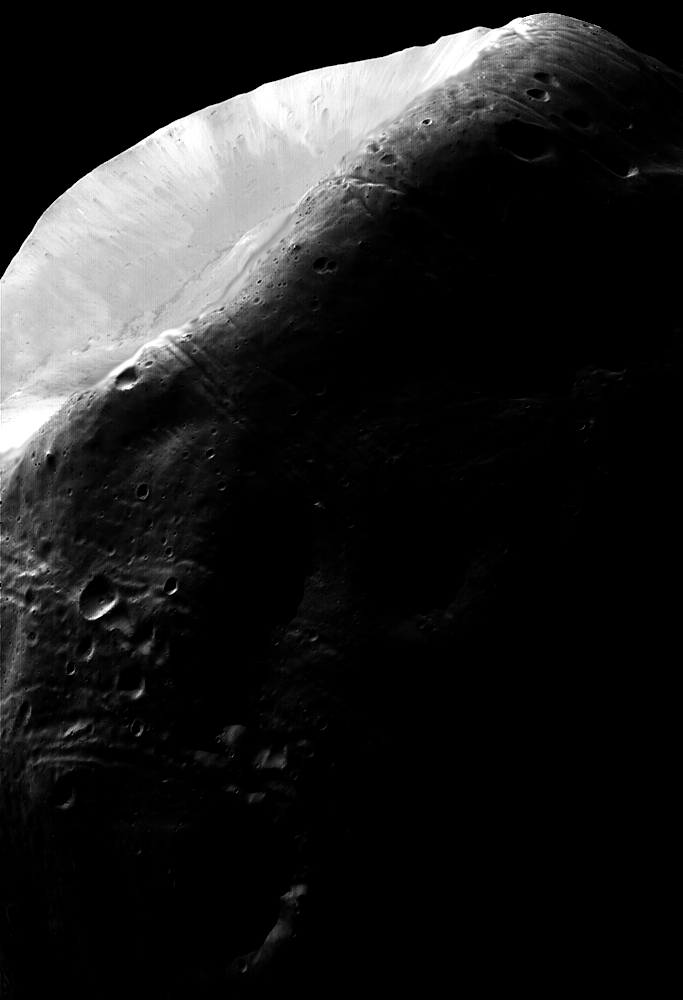
#> input picture Ativ5_HistEqualiz/Fig0323(a)(mars_moon_phobos).tif, 683 x 1000 px
$ python ativ5c_sketch.py
#> lines starting #> are read from the running program, lines starting #| are printed output that depends on the picture
"""
3. Aplicar a correspondência de histograma (matching) na imagem
   do slide 45 (moon).
"""

import matplotlib.pyplot as plt
import cv2

# Imagem default
path_img = 'Fig0323(a)(mars_moon_phobos).tif'

# [6 lines of commented-out code are left out]
img_orig = cv2.imread(path_img, cv2.IMREAD_GRAYSCALE)
#> img_orig is the input picture: shape (1000, 683); min 0, max 255, mean 31.7
cv2.imshow('Original', img_orig)

img_eqlzd = cv2.equalizeHist(img_orig)
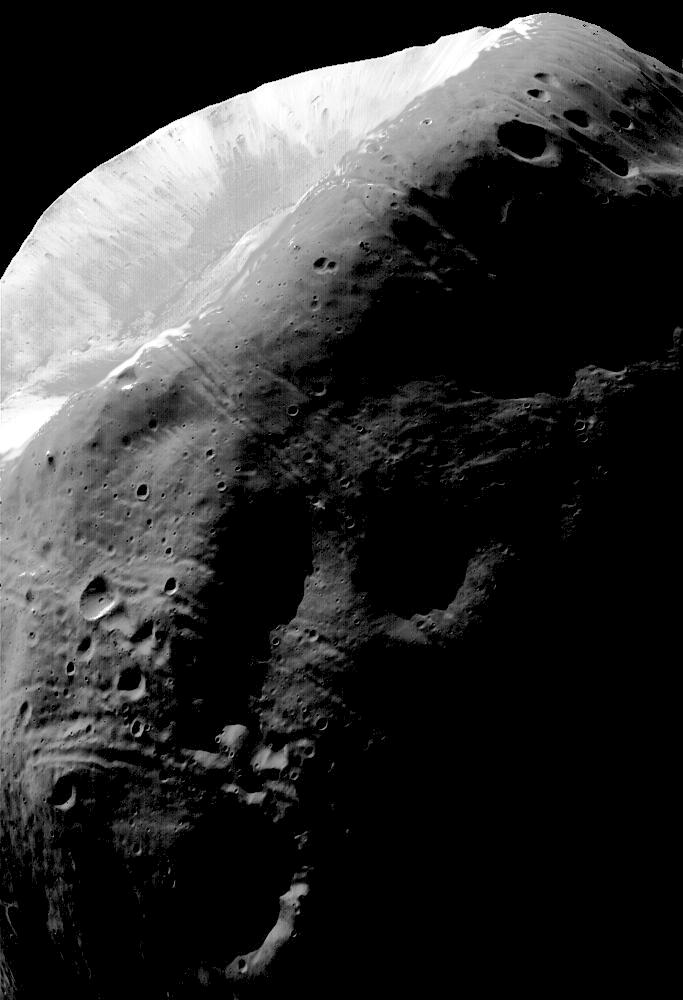
#> img_eqlzd: shape (1000, 683); min 0, max 255, mean 49.8
cv2.imshow('Equalized', img_eqlzd)

# Recorta pra foto contida na imagem.
# image = image[y1:y2, x1:x2]

cv2.waitKey(0)
cv2.destroyAllWindows()

# Plotar os histogramas
plt.figure(figsize=(10, 5))

plt.subplot(1, 2, 1)
plt.hist(img_orig.ravel(), 256, (0, 256))
plt.title('Histograma da Imagem Original')

plt.subplot(1, 2, 2)
plt.hist(img_eqlzd.ravel(), 256, (0, 256))
plt.title('Histograma da Imagem Equalizada')

plt.show()
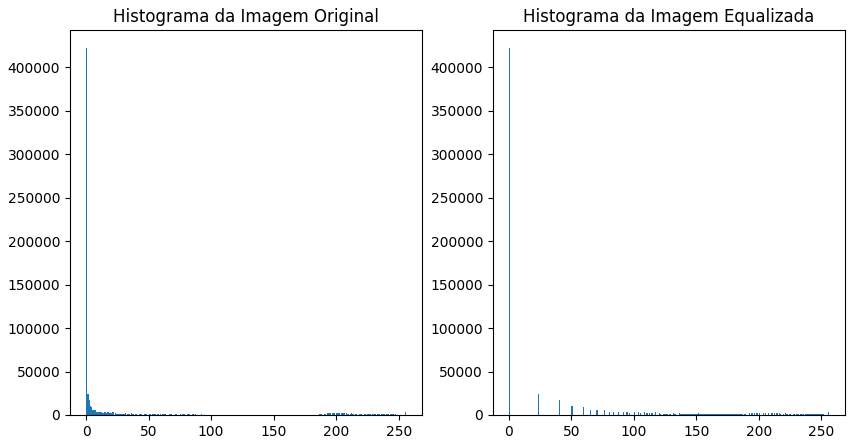
#> figure drawn by matplotlib, 2 panels; panel 1: tallest bar 421847 high, from x = 0 to 1; panel 2: tallest bar 421847 high, from x = 0 to 1
